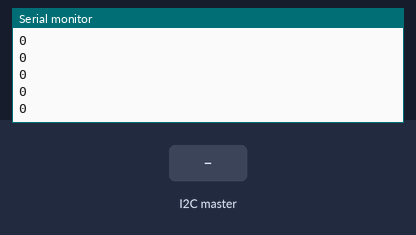
Bench run of a sketch on a simulated Arduino Uno, built with avr-gcc and run on an emulated ATmega328P. Parts: the last lines printed to the serial monitor. The test bench sets the inputs (shaded band).

Above: at 2.2 s.
2.3 s: the I2C master sends the byte 1
At 2.31 s:
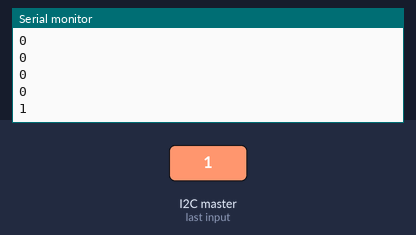
3.8 s: the I2C master sends the byte 2
At 3.81 s:
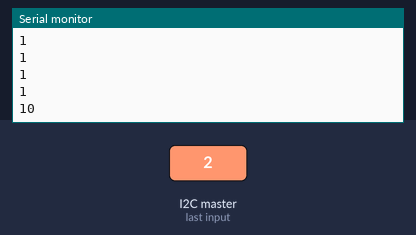
Timing chart, 0 to 6.8 s (numbered marks = the images above; inputs shaded):
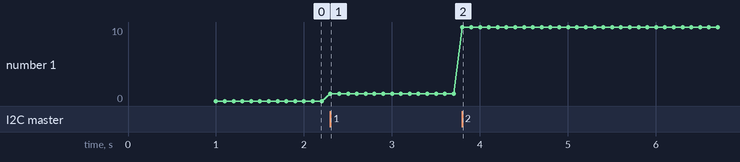

The sketch:

Test_I2CFollower_DigSend_V01b.ino
```cpp
// Include Arduino Wire library for I2C
#include <Wire.h>

// Define follower I2C Address
#define FOLL_ADDR 0x0a

byte toRec = B00000000;

void setup() {
  // Initialize I2C communications as follower
  Wire.begin(FOLL_ADDR);

  // Function to run when data received from master
  Wire.onReceive(receiveEvent);

  // Setup Serial Monitor
  Serial.begin(115200);
  Serial.println("I2C FOLLOWER");
  delay(1000);
}

void receiveEvent(int numBytes) {
  // Read one byte from the I2C
  toRec = Wire.read();
}

void loop() {
  // Print value of incoming byte
  Serial.println(toRec,BIN);
  delay(100);
}
```

Measured:
- after the input at 2.3 s, the serial monitor: prints a new line at once (image 1)
- after the input at 3.8 s, the serial monitor: prints a new line at once (image 2)
- plotted number 1: 0 → 1 after the input at 2.3 s, 1 → 10 after the input at 3.8 s
